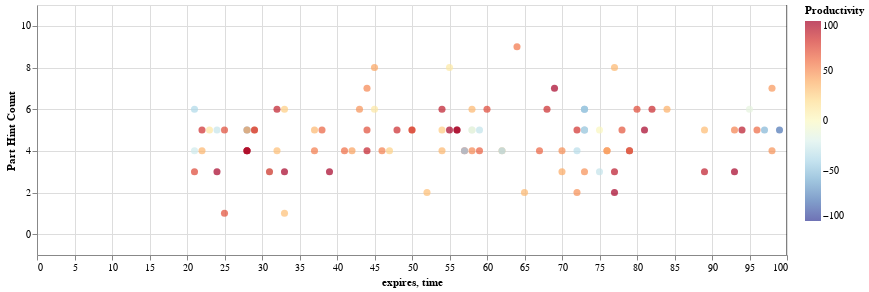

The notebook cell this image was saved under:
### Markdown cell above
### 2. Visualize the Priority

### Code cell
vis_priority()
